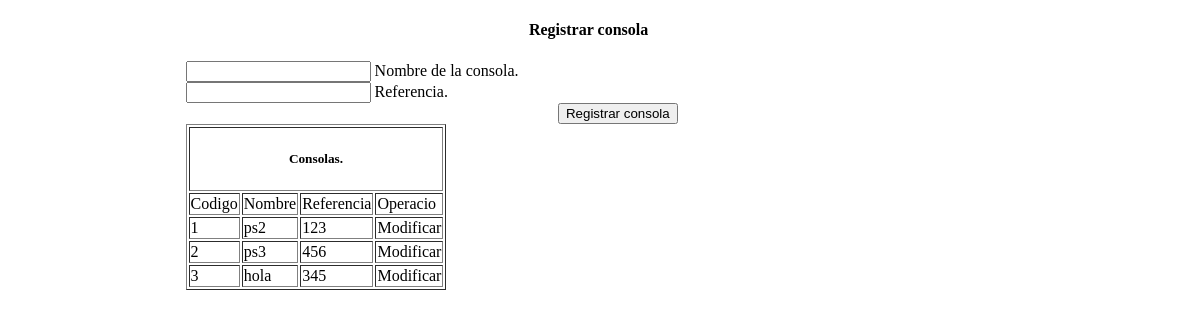
Before: /Views/admin_consola.php with the older database file.
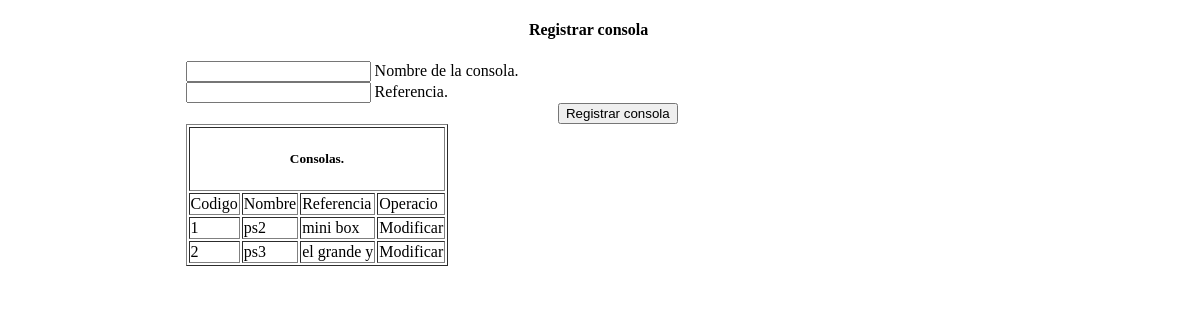
After: the same page with the newer database file.
### tables this page shows
CREATE TABLE `tbl_consola` (
  `cons_cod` int(11) NOT NULL,
  `cons_nom` varchar(20) NOT NULL,
  `cons_refer` varchar(30) NOT NULL
);

### Model/consola.class.php (called while the page is built, shortened)
<?php
class Gestion_Consola{
		public static function consulatrconsola(){
		$pdo = ConexionBD::AbrirBD();
		$pdo->setAttribute(PDO::ATTR_ERRMODE, PDO::ERRMODE_EXCEPTION);
		$sql= "SELECT * FROM tbl_consola";
		$query= $pdo->prepare($sql);
		$query->execute();
		$result = $query ->fetchALL(PDO::FETCH_BOTH);
		return $result;
	}
}
?>

### Views/consultar_consola.php (the view, shortened to what this page needs)
<?php
 require_once("../model/consola.class.php");
 $consola=Gestion_Consola::consulatrconsola();
 ?>
<!DOCTYPE html>
<html>
  <head>
  </head>
  <body>
    <div class="tablaconsola">
      <section>
        <table border="1px" class="highlight">
          <thead>
            <th colspan="6"><center><h5>Consolas.</h5></center></th>
            <tr>
              <td>Codigo</td>
              <td>Nombre</td>
              <td>Referencia</td>
              <td>Operacio</td>
            </tr>
          </thead>
          <tbody>
            <?php foreach ($consola as $bn): ?>
              <tr>
                <td><?php echo $bn["cons_cod"];  ?></td>
                <td><?php echo $bn["cons_nom"];  ?></td>
                <td><?php echo $bn["cons_refer"];?></td>
                <td>
                   <span style="cursor:pointer;" onclick="valida3(<?php echo $bn["cons_cod"]; ?>)">Modificar</span>
                </td>
              </tr>
           <?php endforeach ?>
          </tbody>
        </table>
      </section>
    </div>
  </body>
</html>

Changed rows visible on the page:
removed tbl_consola: cons_cod "3", cons_nom "hola", cons_refer "345"
changed tbl_consola "ps2": cons_refer "123" → "mini box"
changed tbl_consola "ps3": cons_refer "456" → "el grande y"
